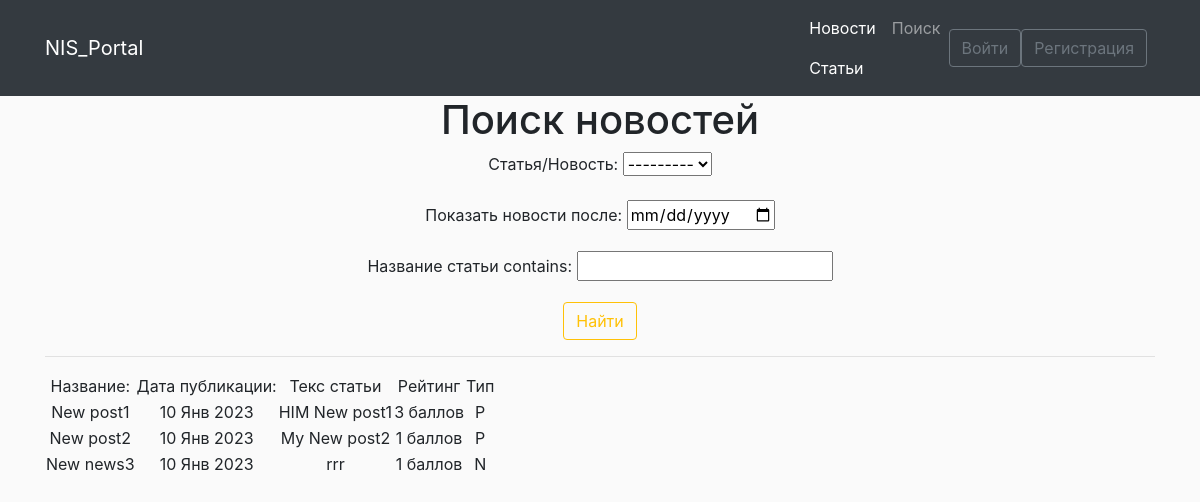
/posts/search, run on an earlier commit of the app's database.
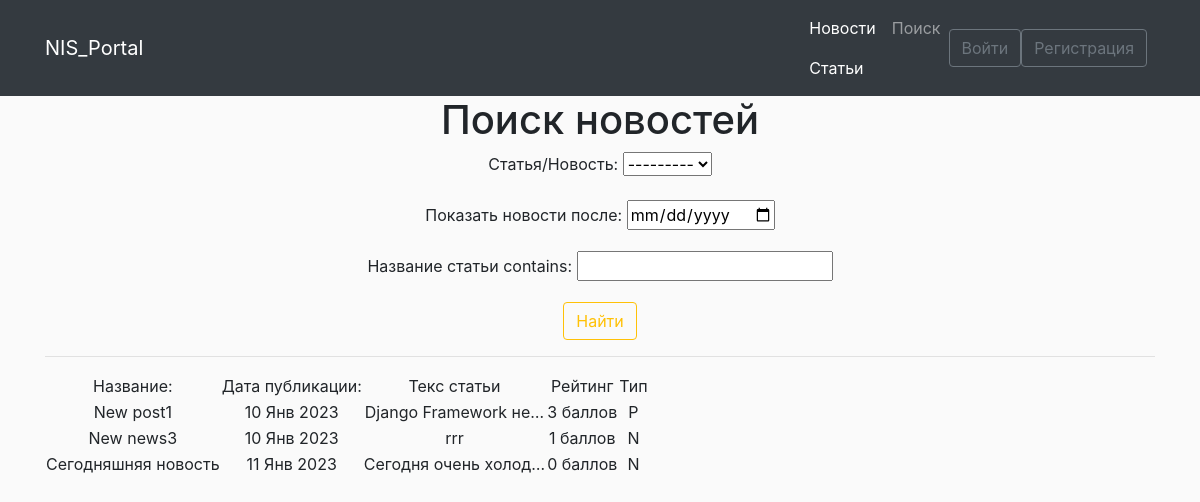
And on a later commit of the database.
### news/models.py (models this page shows, shortened)
class Post(models.Model):
    post = 'P'
    news = 'N'
    author = models.ForeignKey(Author, verbose_name='Автор', on_delete=models.CASCADE)
    select = models.CharField('Статья/Новость', max_length=10, choices=SELECT, default=post)
    date = models.DateTimeField('Дата', default=timezone.now)
    categories = models.ManyToManyField(Category, through='PostCategory')
    title = models.CharField('Название статьи', max_length=120, unique=True)
    text = models.TextField('Основной текст статьи')
    rating_post = models.IntegerField(default=0)
    class Meta:
        verbose_name = 'Пост'
        verbose_name_plural = 'Посты'

### news/views.py (the view)
# urls.py: path('search', views.SearchNewsView.as_view(), name='news-search'),
class SearchNewsView(ListView):
    model = Post
    template_name = 'news/searchNews.html'
    context_object_name = 'news'
    paginate_by = 3
    def get_queryset(self):
        queryset = super().get_queryset()
        self.filterset = NewsFilter(self.request.GET, queryset)
        return self.filterset.qs
    def get_context_data(self, **kwargs):
        context = super().get_context_data(**kwargs)
        context['filterset'] = self.filterset
        return context

### news/templatetags/custom_filters.py (called while the page is built)
@register.filter()
def currency(value, code):
    postfix = CURRENCIES_SYMBOLS[code]
    return f'{value} {postfix}'

### news/templates/news/searchNews.html (shortened to what this page needs)
{% extends 'news/base.html' %}
{% load custom_filters %}
{% load custom_tags %}
{% block content %}
   <h1>Поиск новостей</h1>
   <form action="" method="get">
       {{ filterset.form.as_p }}
       <input type="submit" class="btn btn-outline-warning" value="Найти" />
   </form>
   <hr>
    {% if news %}
       <table>
           <tr>
               <td>Название:</td>
               <td>Дата публикации:</td>
               <td>Текс статьи</td>
               <td>Рейтинг</td>
               <td>Тип</td>
           </tr>
           {% for new in news %}
           <tr>
               <td>{{ new.title }}</td>
               <td>{{ new.date|date:'d M Y' }}</td>
               <td>{{ new.text|truncatechars:20 }}</td>
               <td>{{ new.rating_post|currency:"score" }}</td>
               <td>{{ new.select }}</td>
           </tr>
           {% endfor %}
       </table>
 {% endif %}
{% endblock content %}

### news/templates/news/base.html (shortened to what this page needs)
<!DOCTYPE html>
<html lang="en">
    <head>
        {% load static %}
        <link rel="stylesheet" href="https://stackpath.bootstrapcdn.com/bootstrap/4.1.3/css/bootstrap.min.css">
        <link href="{% static 'news/main.css' %}" rel="stylesheet" />
    </head>
    <body>
        <nav class="navbar navbar-expand-lg navbar-dark bg-dark static-top">
   <div class="container">
       <a class="navbar-brand" href="#">NIS_Portal</a>
       <div class="collapse navbar-collapse" id="navbarResponsive">
           <ul class="navbar-nav ml-auto">
               <li class="nav-item active">
                   <a class="nav-link" href="{% url 'news-main' %}">Новости
                   </a>
                   <a class="nav-link" href="{% url 'articles-main' %}">Статьи
                   </a>
               </li>
               <li class="nav-item">
                   <a class="nav-link" href="{% url 'news-search' %}">Поиск</a>
               </li>
           </ul>
           <div class="navbar-nav">
               {% if user.is_authenticated %}
               <a href="{% url 'articles-create' %}" class="btn btn-outline-secondary mr-3">Добавить статью</a>
               <a href="{% url 'news-create' %}" class="btn btn-outline-secondary mr-3">Добавить новость</a>
               <a href="{% url 'user-exit' %}" class="btn btn-outline-secondary">Выйти</a>
               <a class="nav-link" href="{% url 'profile' %}">{{ user.username }}</a>
               {% else %}
                <a href="{% url 'user-input' %}" class="btn btn-outline-secondary">Войти</a>
                <a href="{% url 'reg' %}" class="btn btn-outline-secondary mr-2">Регистрация</a>
               {% endif %}
           </div>
       </div>
   </div>
</nav>
        <div class="container">
            <div class="row">
                <div class="col-lg-12 text-center">
           {% block content %}
           {% endblock content %}
                </div>
            </div>
        </div>
    </body>
</html>

### news/static/news/main.css (style rules this page uses)
body { background: #fafafa }

What changed in the data, as far as the page shows it:
removed Post: title "New post2", date "10 Янв 2023", text "My New post2", rating_post "1 баллов", select "P"
changed Post "New post1": text "HIM New post1" → "Django Framework не…"
added Post: title "Сегодняшняя новость", date "11 Янв 2023", text "Сегодня очень холод…", rating_post "0 баллов", select "N"
